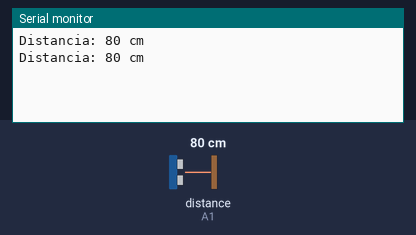
A sketch run on a simulated Arduino Uno, built with avr-gcc and run on an emulated ATmega328P. Shown: the last lines printed to the serial monitor. Wiring (inferred from the names in the program): ultrasonic range finder: trigger A0; echo A1. The inputs (shaded band) are chosen by the test bench; at power-on: distance to the obstacle (sensor on A1) 80 cm. The echo pulse lasts 58.3 µs per cm.

Above: at 1.8 s.
1.9 s: distance to the obstacle (sensor on A1) set to 2 cm
At 2.8 s:
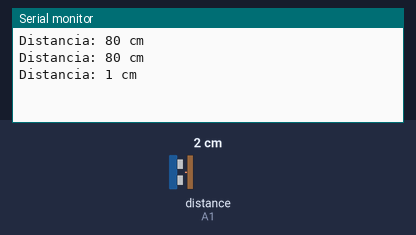
3.4 s: distance to the obstacle (sensor on A1) set to 4 cm
At 4.8 s:
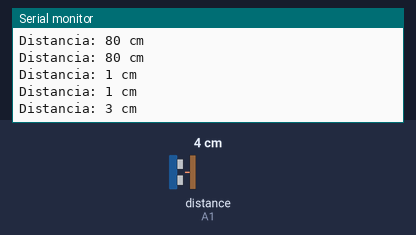
Timing chart, 0 to 6.4 s (numbered marks = the images above; inputs shaded):
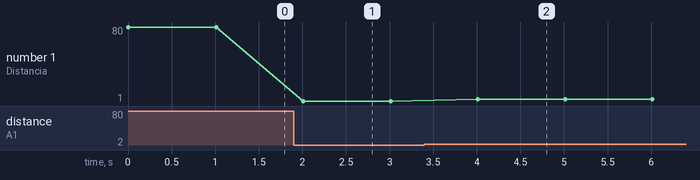

Measured:
- after the input at 1.9 s, the serial monitor: prints a new line after 0.11 s (image 1)
- after the input at 3.4 s, the serial monitor: prints a new line after 0.61 s (image 2)
- plotted number 1: 80 → 1 after the input at 1.9 s, 1 → 3 after the input at 3.4 s

The sketch:

ultrasonicCalibratorTool.ino
```cpp
// Ultrasonic Calibrator Tool
#define PIN_TRIGGER A0
#define PIN_ECHO A1

long readUltrasonicDistance(int triggerPin, int echoPin) {
  pinMode(triggerPin, OUTPUT); // Clear the trigger
  digitalWrite(triggerPin, LOW);
  delayMicroseconds(2);
  // Sets the trigger pin to HIGH state for 10 microseconds
  digitalWrite(triggerPin, HIGH);
  delayMicroseconds(10);
  digitalWrite(triggerPin, LOW);
  pinMode(echoPin, INPUT);
  // Reads the echo pin, and returns the sound wave travel time in microseconds
  return 0.01723 * pulseIn(echoPin, HIGH);
}

void setup() {
  // Iniciar porta serial
  Serial.begin(115200);

  pinMode(PIN_TRIGGER, OUTPUT);
  pinMode(PIN_ECHO, INPUT);
}

void loop() {
  int distance = readUltrasonicDistance(PIN_TRIGGER, PIN_ECHO);

  Serial.print("Distancia: ");
  Serial.print(distance);
  Serial.print(" cm\n");

  delay(1000);
}
```
